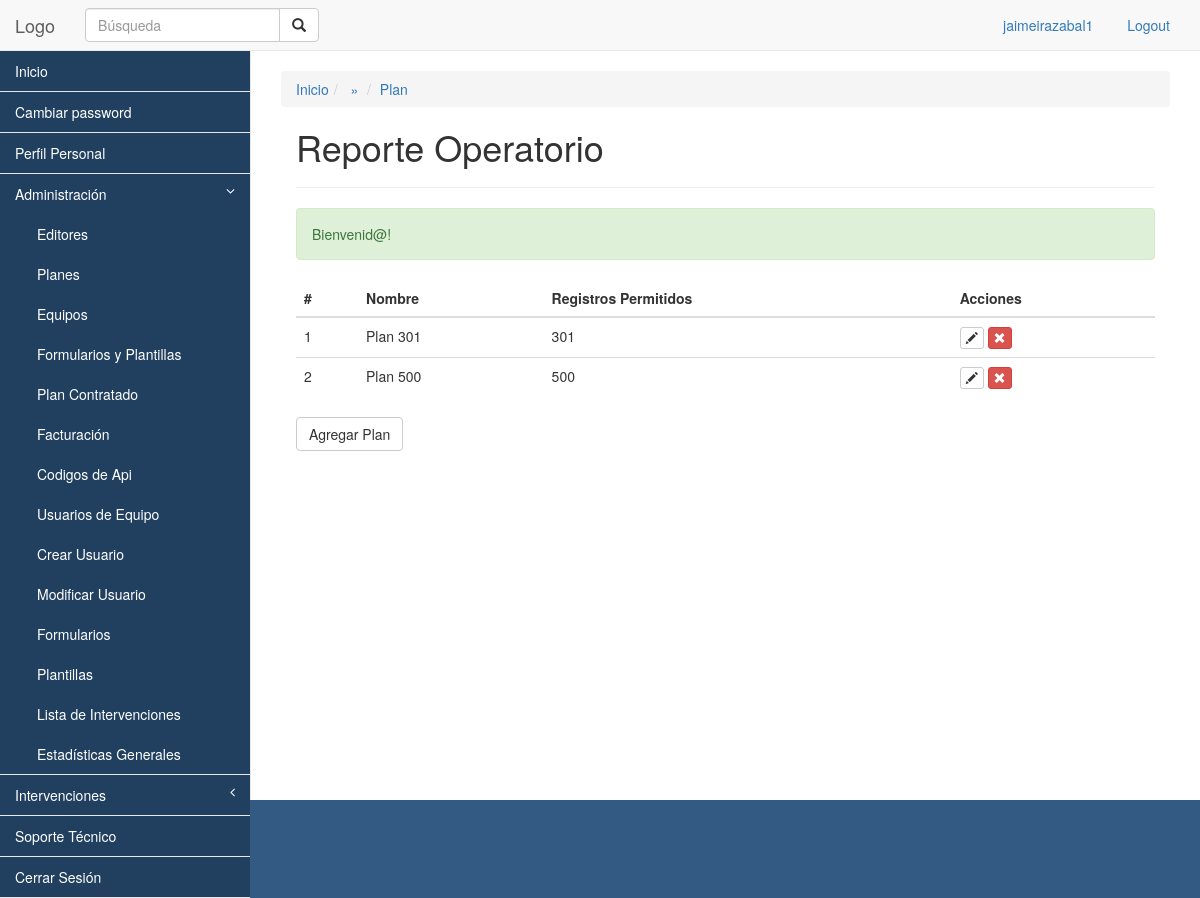
The app's page /plan/ (signed in) with its own data.
### tables this page shows
CREATE TABLE IF NOT EXISTS `plan` (
  `id` int(11) NOT NULL AUTO_INCREMENT,
  `nombre` varchar(200) NOT NULL,
  `registros_permitidos` int(11) NOT NULL,
  `creado` timestamp NOT NULL DEFAULT CURRENT_TIMESTAMP,
  `activo` tinyint(1) NOT NULL DEFAULT '1',
  PRIMARY KEY (`id`)
);

### core/kumbia/bootstrap.php (called while the page is built, shortened)
<?php
require CORE_PATH . 'kumbia/util.php';
function auto($class)
{
    if ($class == 'ActiveRecord') {
        return include APP_PATH . 'libs/active_record.php';
    }
    if ($class == 'Load') {
        return include CORE_PATH . 'kumbia/load.php';
    }
    $class = Util::smallcase($class);
}
require APP_PATH . 'libs/app_controller.php';
try {
    View::render(Router::execute($url), $url);
} catch (KumbiaException $e) {
    KumbiaException::handle_exception($e);
}
exit();

### public_html/index.php (called while the page is built, shortened)
<?php
$url = isset($_GET['_url']) ? $_GET['_url'] : '/';
require CORE_PATH . 'kumbia/bootstrap.php';

### core/libs/db/adapters/mysqli.php (called while the page is built, shortened)
<?php
class DbMySQLi extends DbBase implements DbBaseInterface
{
    public $id_connection;
    public function connect($config)
    {
        $this->id_connection = new mysqli($config['host'], $config['username'], $config['password'], $config['name'], $config['port']);
        if (isset($config['charset'])) $this->id_connection->set_charset($config['charset']);
        return TRUE;
    }
    public function query($sql_query)
    {
        if ($result_query = mysqli_query($this->id_connection, $sql_query)) {
            return $result_query;
        } else {
            $this->last_result_query = false;
            throw new KumbiaException($this->error(" al ejecutar <em>\"$sql_query\"</em>"));
        }
    }
}

### core/libs/db/db_base.php (called while the page is built, shortened)
<?php
class DbBase
{
    public function in_query($sql)
    {
        $q = $this->query($sql);
        $results = array();
        if ($q) {
            while ($row = $this->fetch_array($q)) {
                $results[] = $row;
            }
        }
        return $results;
    }
}

### core/libs/kumbia_active_record/kumbia_active_record.php (called while the page is built, shortened)
<?php
class KumbiaActiveRecord
{
    protected $db;
    protected $database;
    protected $schema;
    protected $source;
    protected $fields = array();
    protected $debug = false;
    protected $logger = false;
    protected static $models = array();
    protected function _model_name()
    {
        if (!$this->source) {
            $this->source = Util::smallcase(get_class($this));
        }
    }
    protected function _connect($new_connection = false)
    {
        if (!is_object($this->db) || $new_connection) {
            $this->db = Db::factory($this->database, $new_connection);
        }
        $this->db->debug = $this->debug;
        $this->db->logger = $this->logger;
    }
    protected function dump()
    {
        if ($this->source) {
            $this->source = str_replace(";", '', strtolower($this->source));
        } else {
            $this->_model_name();
            if (!$this->source) {
                return false;
            }
        }
        return true;
    }
    protected function _dump_info($table, $schema = '')
    {
        foreach (self::get_meta_data($table) as $field) {
            $this->fields[] = $field['Field'];
        }
        return true;
    }
    public function find($what = '')
    {
        $what = Util::getParams(func_get_args());
        $select = "SELECT ";
        if (isset($what['columns'])) {
            $select.= $what['columns'] ? KumbiaActiveRecord::sql_sanitize($what['columns']) : join(",", $this->fields);
        } elseif (isset($what['distinct'])) {
            $select.= 'DISTINCT ';
            $select.= $what['distinct'] ? KumbiaActiveRecord::sql_sanitize($what['distinct']) : join(",", $this->fields);
        } else {
            $select.= join(",", $this->fields);
        }
        if ($this->schema) {
            $select.= " FROM {$this->schema}.{$this->source}";
        } else {
            $select.= " FROM {$this->source}";
        }
        $select.= $this->convert_params_to_sql($what);
        $results = array();
        $all_results = $this->db->in_query($select);
        foreach ($all_results AS $result) {
            $results[] = $this->dump_result($result);
        }
        if (isset($what[0]) && is_numeric($what[0])) {
            if (!isset($results[0])) {
                $this->count = 0;
                return false;
            } else {
                $this->dump_result_self($all_results[0]);
                $this->count = 1;
                return $results[0];
            }
        } else {
            return $results;
        }
    }
    public function convert_params_to_sql($what = '')
    {
        $select = '';
        if (is_array($what)) {
            if (isset($what['conditions'])) {
                $select.= " WHERE {$what['conditions']}";
            }
        }
        return $select;
    }
    public function dump_result($result)
    {
        $obj = clone $this;
        if (is_array($result)) {
            foreach ($result as $k => $r) {
                if (!is_numeric($k)) {
                    $obj->$k = stripslashes($r);
                }
            }
        }
        return $obj;
    }
    static function get_meta_data($table)
    {
        if (isset(self::$models[$table])) {
            return self::$models[$table];
        } elseif (PRODUCTION) {
            $metadata = Cache::driver()->get($table, 'kumbia.models');
            if ($metadata) {
                return self::$models[$table] = unserialize($metadata);
            }
        }
        return array();
    }
    static function set_meta_data($table, $meta_data)
    {
        self::$models[$table] = $meta_data;
        return true;
    }
    public function __sleep()
    {
        $this->db = null;
        return array_keys(get_object_vars($this));
    }
}

### default/app/controllers/plan_controller.php (called while the page is built, shortened)
<?php
class PlanController extends AppController{
	public function index(){
		$this->planes = Load::model('plan')->find('conditions: activo=1');
	}
}
 ?>

### core/kumbia/router.php (called while the page is built, shortened)
<?php
final class Router
{
    private static $_vars = array(
        'method' => NULL,
        'route' => NULL,
        'module' => NULL,
        'controller' => 'index',
        'action' => 'index',
        'parameters' => array(),
        'controller_path' => 'index'
    );
	public static function execute($url)
	{
        self::$_vars['route'] = $url;
        self::$_vars['method'] = $_SERVER['REQUEST_METHOD'];
		return self::_dispatch();
	}
    private static function _rewrite($url)
    {
        $url_items = explode('/', trim($url, '/'));
        self::$_vars['controller'] = current($url_items);
        self::$_vars['controller_path'] = (self::$_vars['module']) ? "$url_items[0]/$url_items[1]" : current($url_items);
        if (next($url_items) === false) return;
        self::$_vars['action'] = current($url_items);
        if (next($url_items) === false) return;
        self::$_vars['parameters'] = array_slice($url_items, key($url_items));
    }
    private static function _dispatch()
    {
        extract(self::$_vars, EXTR_OVERWRITE);
        $cont = new $app_controller($module, $controller, $action, $parameters);
		try {
			$reflectionMethod = new ReflectionMethod($cont, $cont->action_name);
		} catch (ReflectionException $e) {
			throw new KumbiaException(null, 'no_action');
		}
		try {
			$reflectionMethod->invokeArgs($cont, $cont->parameters);
		} catch (ReflectionException $e) {
			throw new KumbiaException(null, 'no_action');
		}
        $cont->k_callback();
        return $cont;
    }
}

### core/kumbia/util.php (called while the page is built, shortened)
<?php
class Util
{
    public static function smallcase($s)
    {
        return strtolower(preg_replace('/([A-Z])/', "_\\1", self::lcfirst($s)));
    }
    public static function lcfirst($s)
    {
        $s[0] = strtolower($s[0]);
        return $s;
    }
}

### core/extensions/helpers/tag.php (called while the page is built, shortened)
<?php
class Tag
{
    protected static $_css = array();
    public static function css($src, $media = 'screen')
    {
        self::$_css[] = array('src' => $src, 'media' => $media);
    }
    public static function getCss()
    {
        return self::$_css;
    }
}

### default/app/views/plan/index.phtml (the view, shortened to what this page needs)
<table class="table">
	<thead>
		<th>#</th>
		<th>Nombre</th>
		<th>Registros Permitidos</th>
		<th>Acciones</th>
	</thead>
	<?php $counter=1 ?>
	<?php foreach ($planes as $key => $value): ?>
		<tr>
			<td><?php echo $counter ?></td>
			<td><?php echo $value->nombre ?></td>
			<td><?php echo $value->registros_permitidos ?></td>
			<td><?php echo Html::link("plan/editar/{$value->id}","<span class='glyphicon glyphicon-pencil'></span>","class='btn btn-default btn-xs'") ?>
				<?php echo Js::link("plan/eliminar/{$value->id}","<span class='glyphicon glyphicon-remove'></span>",'Estas Seguro?',"btn btn-danger btn-xs") ?>
			 </td>
		</tr>
		<?php $counter++ ?>
	<?php endforeach ?>
</table>
<?php echo Html::link('plan/crear',"Agregar Plan",'class="btn btn-default"') ?>

### core/extensions/helpers/html.php (shortened to what this page needs)
<?php
class Html
{
    public static function link($action, $text, $attrs = NULL)
    {
        return '<a href="' . PUBLIC_PATH . "$action\" $attrs >$text</a>";
    }
    public static function includeCss()
    {
        $code = '';
        foreach (Tag::getCss() as $css) {
            $code .= '<link href="' . PUBLIC_PATH . "css/{$css['src']}.css\" rel=\"stylesheet\" type=\"text/css\" media=\"{$css['media']}\" />" . PHP_EOL;
        }
        return $code;
    }
}

### core/extensions/helpers/js.php (shortened to what this page needs)
<?php
class Js
{
    public static function link($action, $text, $confirm = '¿Está Seguro?', $class = NULL, $attrs = NULL)
    {
        return '<a href="' . PUBLIC_PATH . "$action\" data-msg=\"$confirm\" class=\"js-confirm $class\" $attrs>$text</a>";
    }
}

### default/app/views/_shared/templates/usuario.phtml (style rules this page uses)
#side-menu a { background-color: #21405f; color:white; }

### records on screen
plan: nombre "Plan 301", registros_permitidos "301"
plan: nombre "Plan 500", registros_permitidos "500"

### other values on screen
Auth::get("usuario") "jaimeirazabal1"
$crumb['title'] "Plan"
$titulo "Reporte Operatorio"
$_SESSION['KUMBIA.CONTENT'] "Bienvenid@!"
